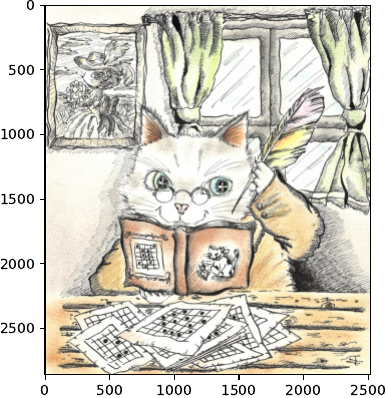

Here is the Python script that generated this plot:
import PIL.Image as Img
import matplotlib.pyplot as plt
import numpy as np

im0 = Img.open('mypict.jpg')
im1 = np.asarray(im0)

plt.imshow(im1)
#plt.show()
plt.savefig('mypict_plot.pdf', bbox_inches='tight', pad_inches=0)
